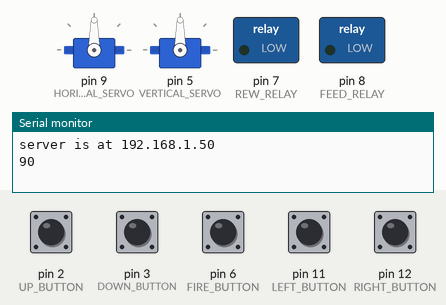
Recording of a sketch running on a simulated Arduino Uno, built with avr-gcc and run on an emulated ATmega328P. On the bench: 2 × servo, switched loads named in the sketch (green lamp = pin HIGH), the last lines printed to the serial monitor. The inputs (shaded band) are chosen by the test bench; at power-on: pin 2 (UP_BUTTON), pin 3 (DOWN_BUTTON), pin 6 (FIRE_BUTTON), pin 11 (LEFT_BUTTON), pin 12 (RIGHT_BUTTON) HIGH. WiFi joins after 1.5 s; servers stay silent unless stated.

Above: at 2.7 s.
2.8 s: pin 6 (FIRE_BUTTON) pulled LOW for 0.15 s
At 3.6 s:
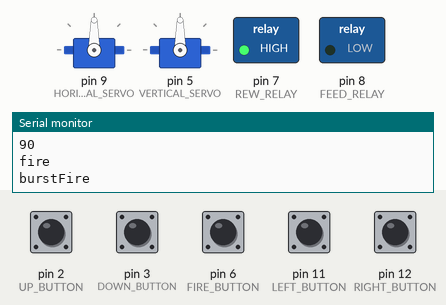
5.9 s: pin 2 (UP_BUTTON) pulled LOW for 0.15 s
At 6.6 s:
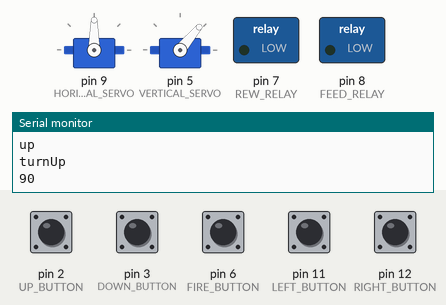
7.5 s: pin 3 (DOWN_BUTTON) pulled LOW for 0.15 s
At 7.8 s:
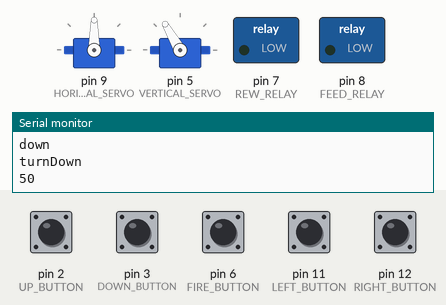
9.1 s: pin 11 (LEFT_BUTTON) pulled LOW for 0.15 s
At 10.2 s:
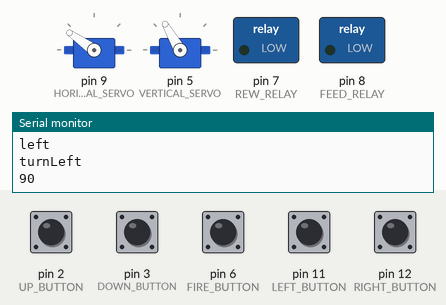
10.7 s: pin 12 (RIGHT_BUTTON) pulled LOW for 0.15 s
At 11.4 s:
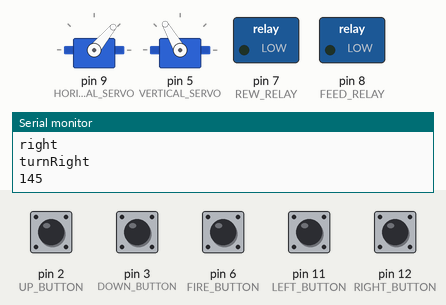
12.3 s: pin 2 (UP_BUTTON) pulled LOW for 1 s
At 12.6 s:
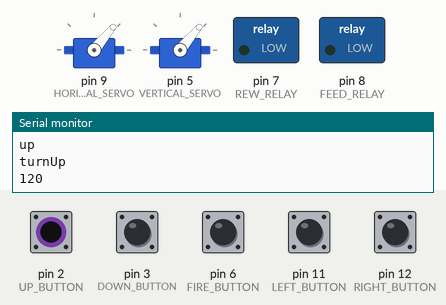
Timing chart, 0 to 15.3 s (numbered marks = the images above; inputs shaded):
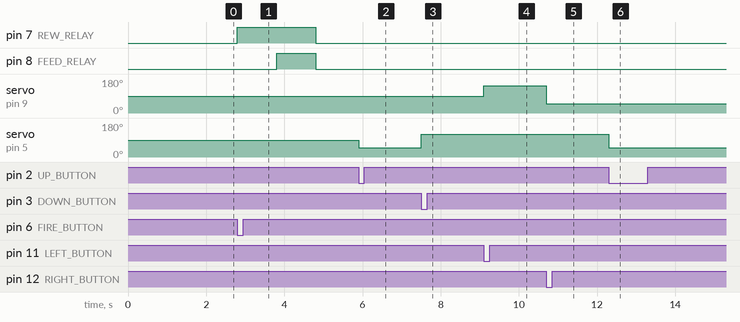

The sketch:

MotivatorWebControl.ino
```cpp
#include <Servo.h>
#include <SPI.h>
#include <Ethernet.h>

int REW_RELAY = 7;
int FEED_RELAY = 8;
int FIRE_BUTTON = 6;
int LEFT_BUTTON = 11;
int RIGHT_BUTTON = 12;
int UP_BUTTON = 2;
int DOWN_BUTTON = 3;
Servo HORIZONTAL_SERVO;
Servo VERTICAL_SERVO;
byte mac[] = {
  0xDE, 0xAD, 0xBE, 0xEF, 0xFE, 0xED
};
EthernetServer server(80);
EthernetClient client;

String command = "";

void setup() {
  Serial.begin(115200);
  while (!Serial) {
    ; // wait for serial port to connect. Needed for native USB port only
  }

  pinMode(REW_RELAY, OUTPUT);
  pinMode(FEED_RELAY, OUTPUT);
  pinMode(FIRE_BUTTON, INPUT_PULLUP);
  pinMode(LEFT_BUTTON, INPUT_PULLUP);
  pinMode(RIGHT_BUTTON, INPUT_PULLUP);
  pinMode(UP_BUTTON, INPUT_PULLUP);
  pinMode(DOWN_BUTTON, INPUT_PULLUP);
  HORIZONTAL_SERVO.attach(9);
  VERTICAL_SERVO.attach(5);

  Ethernet.begin(mac);
  server.begin();
  Serial.print("server is at ");
  Serial.println(Ethernet.localIP());

  int currentAngle = HORIZONTAL_SERVO.read();
  Serial.println(currentAngle);
}

void loop() {
  client = server.available();
  if (client) {
    boolean currentLineIsBlank = true;
    String readString = String(100);
    while (client.connected()) {
      if (client.available()) {
        char c = client.read();
        if (readString.length() < 100) {
          readString += c;
        }
        Serial.write(c);
        if (c == '\n' && currentLineIsBlank) {
          if (readString.indexOf("key=test") != -1) {
            if (readString.indexOf("command=fire") != -1) {
              burstFire();
              sendResponse("Command:fire");
              break;
            } else if (readString.indexOf("command=left") != -1) {
              turnLeft();
              sendResponse("Command:left");
            }
            else if (readString.indexOf("command=right") != -1) {
              turnRight();
              sendResponse("Command:right");
            } else {
              sendResponse("CommandNotFound");
              break;
            }
          } else {
            sendResponse("AccessDenied");
            break;
          }
        }
        if (c == '\n') {
          currentLineIsBlank = true;
        } else if (c != '\r') {
          currentLineIsBlank = false;
        }
      }
    }
  }
  if (digitalRead(FIRE_BUTTON) == LOW) {
    Serial.println("fire");
    burstFire();
  }
  if (digitalRead(LEFT_BUTTON) == LOW) {
    Serial.println("left");
    turnLeft();
  }
  if (digitalRead(RIGHT_BUTTON) == LOW) {
    Serial.println("right");
    turnRight();
  }
  if (digitalRead(UP_BUTTON) == LOW) {
    Serial.println("up");
    turnUp();
  }
  if (digitalRead(DOWN_BUTTON) == LOW) {
    Serial.println("down");
    turnDown();
  }
}

void sendResponse(String response) {
  Serial.println("sendResponse:" + response);
  client.println("HTTP/1.1 200 OK");
  client.println("Access-Control-Allow-Origin: *");
  //client.println("Access-Control-Allow-Headers: *");
  client.println("Content-Type: text/plain");
  client.println("Connection: close");
  client.println();
  client.println(response);
  delay(100);
  client.stop();
}

void burstFire() {
  Serial.println("burstFire");
  digitalWrite(REW_RELAY, HIGH);
  delay(1000);
  digitalWrite(FEED_RELAY, HIGH);
  delay(1000);
  digitalWrite(FEED_RELAY, LOW);
  digitalWrite(REW_RELAY, LOW);
}

void turnLeft() {
  int currentAngle = HORIZONTAL_SERVO.read();
  Serial.println("turnLeft");
  Serial.println(currentAngle);
  //HORIZONTAL_SERVO.write(145);
  HORIZONTAL_SERVO.write(145);
  delay(1000);
}

void turnRight() {
  int currentAngle = HORIZONTAL_SERVO.read();
  Serial.println("turnRight");
  Serial.println(currentAngle);
  //HORIZONTAL_SERVO.write(45);
  HORIZONTAL_SERVO.write(50);
  delay(1000);
}

void turnDown() {
  int currentAngle = VERTICAL_SERVO.read();
  Serial.println("turnDown");
  Serial.println(currentAngle);
  //HORIZONTAL_SERVO.write(145);
  VERTICAL_SERVO.write(120);
  delay(1000);
}

void turnUp() {
  int currentAngle = VERTICAL_SERVO.read();
  Serial.println("turnUp");
  Serial.println(currentAngle);
  //HORIZONTAL_SERVO.write(45);
  VERTICAL_SERVO.write(50);
  delay(1000);
}
```

Measured:
- after the input at 2.8 s, pin 7 (REW_RELAY): LOW → HIGH at once, → LOW 2.0 s later; pin 8 (FEED_RELAY): LOW → HIGH after 1.0 s, → LOW 1.0 s later
- after the input at 5.9 s, servo on pin 5 (VERTICAL_SERVO): 90° → 50° at once
- after the input at 7.5 s, servo on pin 5 (VERTICAL_SERVO): 50° → 120° at once
- after the input at 9.1 s, servo on pin 9 (HORIZONTAL_SERVO): 90° → 145° at once
- after the input at 10.7 s, servo on pin 9 (HORIZONTAL_SERVO): 145° → 50° at once
- after the input at 12.3 s, servo on pin 5 (VERTICAL_SERVO): 120° → 50° at once
